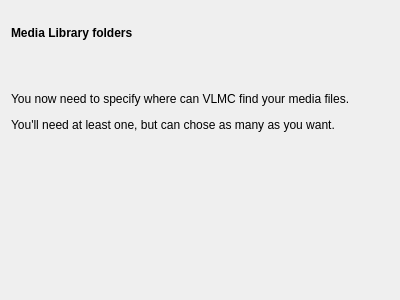
<?xml version="1.0" encoding="UTF-8"?>
<ui version="4.0">
 <class>MediaLibraryDirs</class>
 <widget class="QWizardPage" name="MediaLibraryDirs">
  <property name="geometry">
   <rect>
    <x>0</x>
    <y>0</y>
    <width>400</width>
    <height>300</height>
   </rect>
  </property>
  <property name="windowTitle">
   <string>WizardPage</string>
  </property>
  <layout class="QGridLayout" name="gridLayout">
   <item row="0" column="0">
    <widget class="QLabel" name="label">
     <property name="text">
      <string>&lt;html&gt;&lt;head/&gt;&lt;body&gt;&lt;p&gt;&lt;span style=&quot; font-weight:600;&quot;&gt;Media Library folders&lt;/span&gt;&lt;/p&gt;&lt;p&gt;&lt;br/&gt;&lt;/p&gt;&lt;p&gt;You now need to specify where can VLMC find your media files.&lt;/p&gt;&lt;p&gt;You'll need at least one, but can chose as many as you want.&lt;/p&gt;&lt;/body&gt;&lt;/html&gt;</string>
     </property>
     <property name="wordWrap">
      <bool>true</bool>
     </property>
    </widget>
   </item>
   <item row="1" column="0">
    <widget class="FolderList" name="foldersList" native="true"/>
   </item>
  </layout>
 </widget>
 <customwidgets>
  <customwidget>
   <class>FolderList</class>
   <extends>QWidget</extends>
   <header location="global">Gui/settings/FolderListWidget.h</header>
   <container>1</container>
  </customwidget>
 </customwidgets>
 <resources/>
 <connections/>
</ui>
